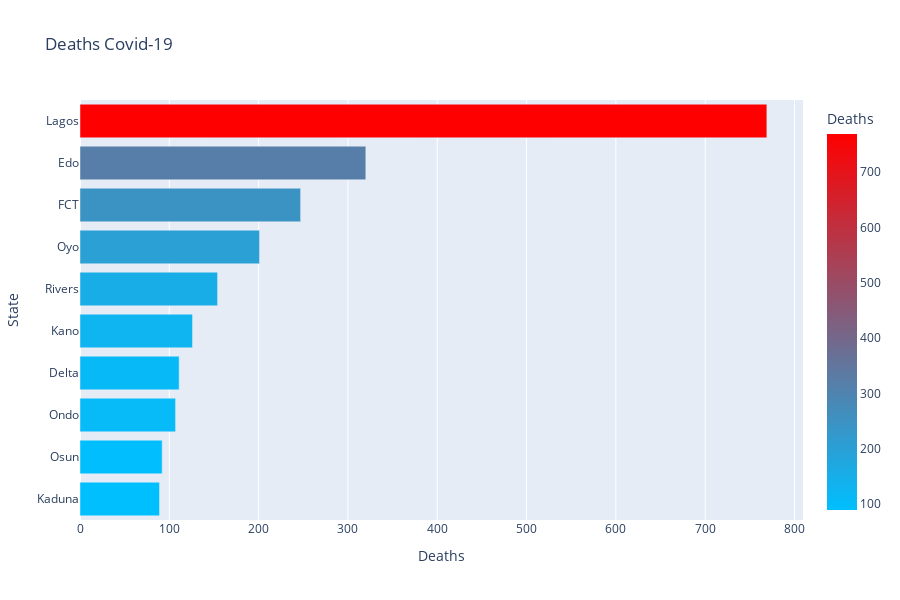

Write notebook code for a chart like this one.
### Code cell
# b. Top 10 deaths (h-Bar plot)

top10_deaths = pd.DataFrame(df_new.groupby('State')['Deaths'].
                            sum().nlargest(10).sort_values(ascending = True))
fig2 = px.bar(top10_deaths, x = 'Deaths', y = top10_deaths.index, height = 600, color = 'Deaths', orientation = 'h',
            color_continuous_scale = ['deepskyblue','red'], title = 'Deaths Covid-19  ')
fig2.show()

### Figure 1 — Plotly figure (JSON) as saved in the notebook; plotly's stock layout.template omitted (floating-point values rounded to 4 significant figures)
{"data": [{"alignmentgroup": "True", "hovertemplate": "Deaths=%{marker.color}<br>State=%{y}<extra></extra>", "legendgroup": "", "marker": {"color": [89, 92, 107, 111, 126, 154, 201, 247, 320, 769], "coloraxis": "coloraxis", "pattern": {"shape": ""}}, "name": "", "offsetgroup": "", "orientation": "h", "showlegend": false, "textposition": "auto", "type": "bar", "x": [89, 92, 107, 111, 126, 154, 201, 247, 320, 769], "xaxis": "x", "y": ["Kaduna", "Osun", "Ondo", "Delta", "Kano", "Rivers", "Oyo", "FCT", "Edo", "Lagos"], "yaxis": "y"}], "layout": {"barmode": "relative", "coloraxis": {"colorbar": {"title": {"text": "Deaths"}}, "colorscale": [[0, "deepskyblue"], [1, "red"]]}, "height": 600, "legend": {"tracegroupgap": 0}, "title": {"text": "Deaths Covid-19  "}, "xaxis": {"anchor": "y", "domain": [0, 1], "title": {"text": "Deaths"}}, "yaxis": {"anchor": "x", "domain": [0, 1], "title": {"text": "State"}}}}
